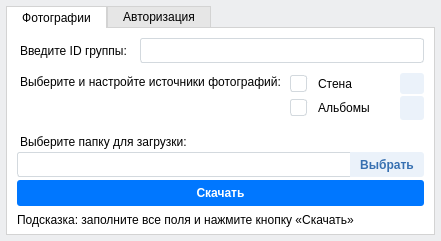
<?xml version="1.0" encoding="UTF-8"?>
<ui version="4.0">
 <class>MainWindow</class>
 <widget class="QMainWindow" name="MainWindow">
  <property name="geometry">
   <rect>
    <x>0</x>
    <y>0</y>
    <width>441</width>
    <height>241</height>
   </rect>
  </property>
  <property name="minimumSize">
   <size>
    <width>441</width>
    <height>241</height>
   </size>
  </property>
  <property name="maximumSize">
   <size>
    <width>441</width>
    <height>241</height>
   </size>
  </property>
  <property name="windowTitle">
   <string>Парсинг фотографий Вконтакте</string>
  </property>
  <property name="windowIcon">
   <iconset resource="icons.qrc">
    <normaloff>:/icon/icons/image.png</normaloff>:/icon/icons/image.png</iconset>
  </property>
  <property name="styleSheet">
   <string notr="true">background-color: #edeef0;
font-family: Arial;
font-size: 12px;</string>
  </property>
  <widget class="QWidget" name="centralwidget">
   <layout class="QVBoxLayout" name="verticalLayout_9">
    <property name="spacing">
     <number>0</number>
    </property>
    <property name="leftMargin">
     <number>6</number>
    </property>
    <property name="topMargin">
     <number>6</number>
    </property>
    <property name="rightMargin">
     <number>6</number>
    </property>
    <property name="bottomMargin">
     <number>6</number>
    </property>
    <item>
     <widget class="QTabWidget" name="params_tabwidget">
      <property name="styleSheet">
       <string notr="true">QTabWidget::pane {
  border: 1px solid lightgray;
  top:-1px; 
  background: rgb(245, 245, 245); 
} 

QTabBar::tab {
  background: rgb(230, 230, 230); 
  border: 1px solid lightgray; 
  padding: 3px 15px;
} 

QTabBar::tab:selected { 
  background: white; 
  margin-bottom: -1px; 
}</string>
      </property>
      <property name="currentIndex">
       <number>0</number>
      </property>
      <widget class="QWidget" name="page_photos">
       <property name="styleSheet">
        <string notr="true">border: none;
background: white;</string>
       </property>
       <attribute name="title">
        <string>Фотографии</string>
       </attribute>
       <layout class="QVBoxLayout" name="verticalLayout_5">
        <property name="spacing">
         <number>0</number>
        </property>
        <property name="leftMargin">
         <number>10</number>
        </property>
        <property name="topMargin">
         <number>10</number>
        </property>
        <property name="rightMargin">
         <number>10</number>
        </property>
        <property name="bottomMargin">
         <number>0</number>
        </property>
        <item>
         <layout class="QHBoxLayout" name="horizontalLayout_2">
          <property name="spacing">
           <number>6</number>
          </property>
          <item>
           <widget class="QLabel" name="label_group_id">
            <property name="styleSheet">
             <string notr="true">background-color: transparent;
padding-right: 4px;</string>
            </property>
            <property name="text">
             <string>Введите ID группы:</string>
            </property>
           </widget>
          </item>
          <item>
           <widget class="QLineEdit" name="line_edit_group_id">
            <property name="minimumSize">
             <size>
              <width>0</width>
              <height>0</height>
             </size>
            </property>
            <property name="maximumSize">
             <size>
              <width>16777215</width>
              <height>16777215</height>
             </size>
            </property>
            <property name="styleSheet">
             <string notr="true">QLineEdit {
background-color: white;
border: 1px solid #d3d9de;
border-radius: 3px;
padding: 1px;
height: 21px;
}

QLineEdit::focus {
border: 1px solid #d3d9de;
}

</string>
            </property>
           </widget>
          </item>
         </layout>
        </item>
        <item>
         <layout class="QHBoxLayout" name="horizontalLayout_6">
          <property name="spacing">
           <number>6</number>
          </property>
          <property name="topMargin">
           <number>5</number>
          </property>
          <item>
           <widget class="QLabel" name="label_select_sources">
            <property name="minimumSize">
             <size>
              <width>0</width>
              <height>0</height>
             </size>
            </property>
            <property name="styleSheet">
             <string notr="true">background-color: transparent;
padding-top: 4px;
width: 210px;</string>
            </property>
            <property name="text">
             <string>Выберите и настройте источники фотографий:</string>
            </property>
            <property name="alignment">
             <set>Qt::AlignLeading|Qt::AlignLeft|Qt::AlignTop</set>
            </property>
           </widget>
          </item>
          <item>
           <layout class="QVBoxLayout" name="verticalLayout_2">
            <property name="spacing">
             <number>2</number>
            </property>
            <item>
             <layout class="QHBoxLayout" name="horizontalLayout_3">
              <property name="spacing">
               <number>0</number>
              </property>
              <property name="topMargin">
               <number>5</number>
              </property>
              <item>
               <widget class="QCheckBox" name="check_box_wall">
                <property name="maximumSize">
                 <size>
                  <width>16777215</width>
                  <height>16777215</height>
                 </size>
                </property>
                <property name="cursor">
                 <cursorShape>PointingHandCursor</cursorShape>
                </property>
                <property name="styleSheet">
                 <string notr="true">QCheckBox{ 
 background-color: transparent;
}
QCheckBox::indicator {
border: 1px solid #d3d9de;
margin-right: 5px;
border-radius: 3px;
width: 15px;
height: 15px;
}
QCheckBox::indicator:checked {
border: 1px solid #d3d9de;
color: white;
background-color: #5181b8;
image: url(:/icon/icons/check.png);
}</string>
                </property>
                <property name="text">
                 <string>Стена</string>
                </property>
                <property name="iconSize">
                 <size>
                  <width>11</width>
                  <height>16</height>
                 </size>
                </property>
               </widget>
              </item>
              <item>
               <widget class="QPushButton" name="button_wall_settings">
                <property name="enabled">
                 <bool>false</bool>
                </property>
                <property name="maximumSize">
                 <size>
                  <width>24</width>
                  <height>24</height>
                 </size>
                </property>
                <property name="cursor">
                 <cursorShape>PointingHandCursor</cursorShape>
                </property>
                <property name="styleSheet">
                 <string notr="true">QPushButton {
background-color: #ebf2fa;
color: #3770b1;
border: none;
font-weight: bold;
padding: 3px;
border-radius: 3px;
}

QPushButton:hover {
background-color: #dfeaf6;
}

QPushButton:pressed {
background-color: #d5e2f1;
}</string>
                </property>
                <property name="text">
                 <string/>
                </property>
                <property name="icon">
                 <iconset resource="icons.qrc">
                  <normaloff>:/icon/icons/settings.svg</normaloff>:/icon/icons/settings.svg</iconset>
                </property>
               </widget>
              </item>
             </layout>
            </item>
            <item>
             <layout class="QHBoxLayout" name="horizontalLayout_4">
              <item>
               <widget class="QCheckBox" name="check_box_album">
                <property name="enabled">
                 <bool>true</bool>
                </property>
                <property name="maximumSize">
                 <size>
                  <width>16777215</width>
                  <height>16777215</height>
                 </size>
                </property>
                <property name="sizeIncrement">
                 <size>
                  <width>0</width>
                  <height>0</height>
                 </size>
                </property>
                <property name="baseSize">
                 <size>
                  <width>0</width>
                  <height>0</height>
                 </size>
                </property>
                <property name="cursor">
                 <cursorShape>PointingHandCursor</cursorShape>
                </property>
                <property name="styleSheet">
                 <string notr="true">QCheckBox{ 
 background-color: transparent;
}
QCheckBox::indicator {
border: 1px solid #d3d9de;
margin-right: 5px;
border-radius: 3px;
width: 15px;
height: 15px;
}
QCheckBox::indicator:checked {
border: 1px solid #d3d9de;
color: white;
background-color: #5181b8;
image: url(:/icon/icons/check.png);
}</string>
                </property>
                <property name="text">
                 <string>Альбомы</string>
                </property>
               </widget>
              </item>
              <item>
               <widget class="QPushButton" name="button_album_settings">
                <property name="enabled">
                 <bool>false</bool>
                </property>
                <property name="maximumSize">
                 <size>
                  <width>24</width>
                  <height>24</height>
                 </size>
                </property>
                <property name="cursor">
                 <cursorShape>PointingHandCursor</cursorShape>
                </property>
                <property name="styleSheet">
                 <string notr="true">QPushButton {
background-color: #ebf2fa;
color: #3770b1;
border: none;
font-weight: bold;
padding: 3px;
border-radius: 3px;
}

QPushButton:hover {
background-color: #dfeaf6;
}

QPushButton:pressed {
background-color: #d5e2f1;
}</string>
                </property>
                <property name="text">
                 <string/>
                </property>
                <property name="icon">
                 <iconset resource="icons.qrc">
                  <normaloff>:/icon/icons/settings.svg</normaloff>:/icon/icons/settings.svg</iconset>
                </property>
               </widget>
              </item>
             </layout>
            </item>
           </layout>
          </item>
         </layout>
        </item>
        <item>
         <layout class="QVBoxLayout" name="verticalLayout">
          <property name="spacing">
           <number>0</number>
          </property>
          <property name="topMargin">
           <number>0</number>
          </property>
          <item>
           <widget class="QLabel" name="label_select_path">
            <property name="styleSheet">
             <string notr="true">background-color: transparent;
padding-right: 2px;
margin-top: -10px;</string>
            </property>
            <property name="text">
             <string>Выберите папку для загрузки:</string>
            </property>
            <property name="alignment">
             <set>Qt::AlignBottom|Qt::AlignLeading|Qt::AlignLeft</set>
            </property>
           </widget>
          </item>
          <item>
           <layout class="QHBoxLayout" name="horizontalLayout_5">
            <property name="spacing">
             <number>0</number>
            </property>
            <item>
             <widget class="QLineEdit" name="line_edit_select_path">
              <property name="enabled">
               <bool>false</bool>
              </property>
              <property name="minimumSize">
               <size>
                <width>0</width>
                <height>0</height>
               </size>
              </property>
              <property name="styleSheet">
               <string notr="true">QLineEdit {
background-color: white;
border: 1px solid #d3d9de;
border-right: none;
padding: 1px;
height: 21px;
border-radius: 3px;
border-top-right-radius: none;
}

QLineEdit::disabled {
color: black;
}
</string>
              </property>
             </widget>
            </item>
            <item>
             <widget class="QPushButton" name="button_select_path">
              <property name="sizePolicy">
               <sizepolicy hsizetype="Fixed" vsizetype="Fixed">
                <horstretch>0</horstretch>
                <verstretch>0</verstretch>
               </sizepolicy>
              </property>
              <property name="minimumSize">
               <size>
                <width>0</width>
                <height>0</height>
               </size>
              </property>
              <property name="baseSize">
               <size>
                <width>2</width>
                <height>0</height>
               </size>
              </property>
              <property name="cursor">
               <cursorShape>PointingHandCursor</cursorShape>
              </property>
              <property name="styleSheet">
               <string notr="true">QPushButton {
background-color: #ebf2fa;
color: #3770b1;
font-weight: bold;
border: none;
padding: 1px;
height: 21px;
width: 70px;
padding: 2px;
border-radius: 3px;
border-top-left-radius: none;
}

QPushButton:hover {
background-color: #dfeaf6;
}

QPushButton:pressed {
background-color: #d5e2f1;
}</string>
              </property>
              <property name="text">
               <string>Выбрать</string>
              </property>
             </widget>
            </item>
           </layout>
          </item>
         </layout>
        </item>
        <item>
         <layout class="QVBoxLayout" name="verticalLayout_3">
          <item>
           <widget class="QPushButton" name="button_parse">
            <property name="enabled">
             <bool>true</bool>
            </property>
            <property name="cursor">
             <cursorShape>PointingHandCursor</cursorShape>
            </property>
            <property name="styleSheet">
             <string notr="true">QPushButton {
background-color: #0077FF;
color: white;
border: none;
font-weight: bold;
padding: 3px;
margin-top: 3px;
height: 20px;
border-radius: 3px;
}

QPushButton:hover {
background-color: #1a85ff;
}

QPushButton:pressed {
background-color: #5181b8;
}</string>
            </property>
            <property name="text">
             <string>Скачать</string>
            </property>
           </widget>
          </item>
          <item>
           <widget class="QLabel" name="label_info">
            <property name="styleSheet">
             <string notr="true">background-color: transparent;</string>
            </property>
            <property name="text">
             <string>Подсказка: заполните все поля и нажмите кнопку «Скачать»</string>
            </property>
            <property name="alignment">
             <set>Qt::AlignLeading|Qt::AlignLeft|Qt::AlignVCenter</set>
            </property>
           </widget>
          </item>
         </layout>
        </item>
       </layout>
      </widget>
      <widget class="QWidget" name="page_authorization">
       <property name="styleSheet">
        <string notr="true">border: none;
background: white;</string>
       </property>
       <attribute name="title">
        <string>Авторизация</string>
       </attribute>
       <layout class="QVBoxLayout" name="verticalLayout_7">
        <property name="spacing">
         <number>0</number>
        </property>
        <property name="leftMargin">
         <number>10</number>
        </property>
        <property name="topMargin">
         <number>10</number>
        </property>
        <property name="rightMargin">
         <number>10</number>
        </property>
        <property name="bottomMargin">
         <number>5</number>
        </property>
        <item>
         <layout class="QVBoxLayout" name="verticalLayout_8">
          <property name="spacing">
           <number>0</number>
          </property>
          <property name="bottomMargin">
           <number>0</number>
          </property>
          <item>
           <layout class="QHBoxLayout" name="horizontalLayout_7">
            <property name="spacing">
             <number>0</number>
            </property>
            <item>
             <widget class="QLineEdit" name="line_edit_token">
              <property name="minimumSize">
               <size>
                <width>0</width>
                <height>0</height>
               </size>
              </property>
              <property name="styleSheet">
               <string notr="true">QLineEdit {
background-color: white;
border: 1px solid #d3d9de;
border-right: none;
padding: 1px;
height: 21px;
border-radius: 3px;
border-top-right-radius: none;
}

QLineEdit::disabled {
color: black;
}
</string>
              </property>
             </widget>
            </item>
            <item>
             <widget class="QPushButton" name="button_save">
              <property name="cursor">
               <cursorShape>PointingHandCursor</cursorShape>
              </property>
              <property name="styleSheet">
               <string notr="true">QPushButton {
background-color: #0077FF;
color: white;
font-weight: bold;
border: none;
padding: 1px;
height: 21px;
width: 110px;
padding: 2px;
border-radius: 3px;
border-top-left-radius: none;
}

QPushButton:hover {
background-color: #1a85ff;
}

QPushButton:pressed {
background-color: #5181b8;
}</string>
              </property>
              <property name="text">
               <string>Обновить токен</string>
              </property>
             </widget>
            </item>
           </layout>
          </item>
          <item>
           <widget class="QLabel" name="label_token_info">
            <property name="styleSheet">
             <string notr="true">background-color: transparent;</string>
            </property>
            <property name="text">
             <string>Токен не действителен</string>
            </property>
           </widget>
          </item>
          <item>
           <widget class="QLabel" name="label">
            <property name="styleSheet">
             <string notr="true">font-weight: bold;</string>
            </property>
            <property name="text">
             <string>Для получения нового токена:</string>
            </property>
            <property name="alignment">
             <set>Qt::AlignLeading|Qt::AlignLeft|Qt::AlignVCenter</set>
            </property>
           </widget>
          </item>
          <item>
           <layout class="QVBoxLayout" name="verticalLayout_4">
            <property name="spacing">
             <number>7</number>
            </property>
            <property name="bottomMargin">
             <number>5</number>
            </property>
            <item>
             <widget class="QLabel" name="label_step_1">
              <property name="styleSheet">
               <string notr="true"/>
              </property>
              <property name="text">
               <string>1. Откройте страницу управления приложениями.</string>
              </property>
             </widget>
            </item>
            <item>
             <widget class="QLabel" name="label_step_4">
              <property name="sizePolicy">
               <sizepolicy hsizetype="Preferred" vsizetype="Fixed">
                <horstretch>0</horstretch>
                <verstretch>0</verstretch>
               </sizepolicy>
              </property>
              <property name="text">
               <string>2. Если приложение ещё не создано, то создайте его.</string>
              </property>
             </widget>
            </item>
            <item>
             <widget class="QLabel" name="label_2">
              <property name="text">
               <string>3. Введите ID приложения в поле ниже и перейдите по ссылке.</string>
              </property>
             </widget>
            </item>
           </layout>
          </item>
          <item>
           <layout class="QHBoxLayout" name="horizontalLayout">
            <property name="spacing">
             <number>0</number>
            </property>
            <property name="topMargin">
             <number>3</number>
            </property>
            <item>
             <widget class="QLineEdit" name="line_edit_client_id">
              <property name="minimumSize">
               <size>
                <width>0</width>
                <height>21</height>
               </size>
              </property>
              <property name="styleSheet">
               <string notr="true">QLineEdit {
background-color: white;
border: 1px solid #d3d9de;
border-right: none;
padding: 1px;
height: 21px;
border-radius: 3px;
border-top-right-radius: none;
}

QLineEdit::disabled {
color: black;
}
</string>
              </property>
             </widget>
            </item>
            <item>
             <widget class="QPushButton" name="button_get_token">
              <property name="cursor">
               <cursorShape>PointingHandCursor</cursorShape>
              </property>
              <property name="styleSheet">
               <string notr="true">QPushButton {
background-color: #ebf2fa;
color: #3770b1;
font-weight: bold;
border: none;
padding: 1px;
height: 21px;
width: 150px;
padding: 2px;
border-radius: 3px;
border-top-left-radius: none;
}

QPushButton:hover {
background-color: #dfeaf6;
}

QPushButton:pressed {
background-color: #d5e2f1;
}</string>
              </property>
              <property name="text">
               <string>Перейти по ссылке</string>
              </property>
             </widget>
            </item>
           </layout>
          </item>
          <item>
           <widget class="QLabel" name="label_step_5">
            <property name="text">
             <string>4. Скопируйте значение параметра access_token из адресной строки.</string>
            </property>
            <property name="alignment">
             <set>Qt::AlignLeading|Qt::AlignLeft|Qt::AlignVCenter</set>
            </property>
           </widget>
          </item>
         </layout>
        </item>
       </layout>
      </widget>
     </widget>
    </item>
   </layout>
  </widget>
 </widget>
 <resources>
  <include location="icons.qrc"/>
 </resources>
 <connections/>
</ui>
